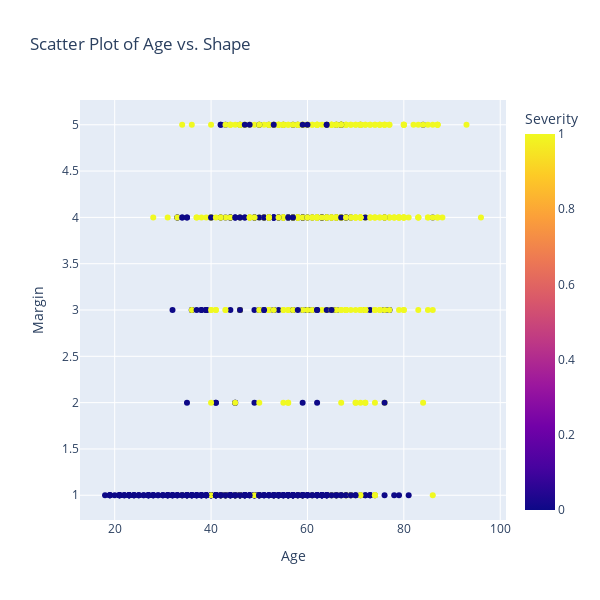
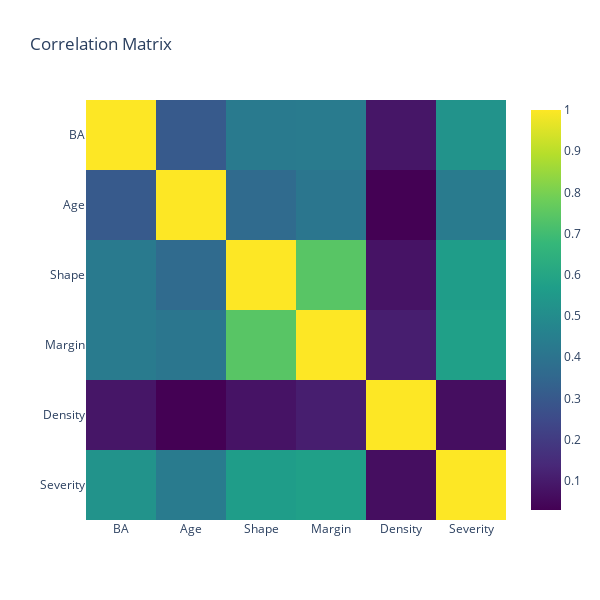
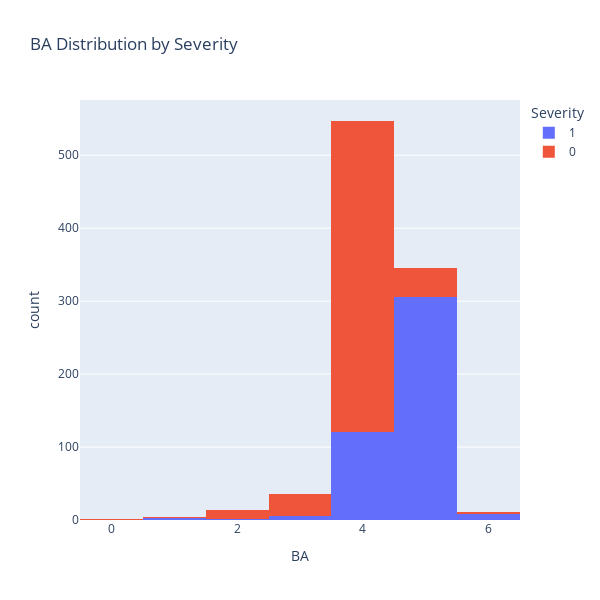
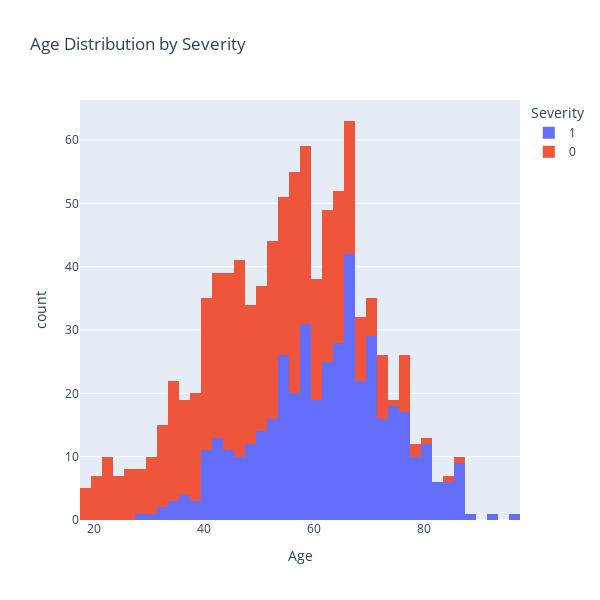

Notebook code cell kept with these figures, in order:
### Code cell
# 1. Scatter Plot
scatter_fig = px.scatter(db, x='Age', y='Margin', color='Severity', title='Scatter Plot of Age vs. Shape')
scatter_fig.show()

# 2. Heatmap/Correlation Matrix
correlation_matrix = db.corr()
heatmap_fig = px.imshow(correlation_matrix, color_continuous_scale='Viridis', title='Correlation Matrix')
heatmap_fig.show()

# 3. Distribution Plot
for column in db.columns:
    distribution_fig = px.histogram(db, x=column, color='Severity', title=column + ' Distribution by Severity')
    distribution_fig.show()

### Figure 1 — Plotly figure (JSON) as saved in the notebook; plotly's stock layout.template omitted (floating-point values rounded to 4 significant figures; data arrays with more than 128 entries replaced by an {"elided": "..."} marker saying what was removed)
{"data": [{"hovertemplate": "Age=%{x}<br>Margin=%{y}<br>Severity=%{marker.color}<extra></extra>", "legendgroup": "", "marker": {"color": {"elided": "961 int values"}, "coloraxis": "coloraxis", "symbol": "circle"}, "mode": "markers", "name": "", "orientation": "v", "showlegend": false, "type": "scatter", "x": {"elided": "961 int values"}, "xaxis": "x", "y": {"elided": "961 int values"}, "yaxis": "y"}], "layout": {"coloraxis": {"colorbar": {"title": {"text": "Severity"}}, "colorscale": [[0, "#0d0887"], [0.1111, "#46039f"], [0.2222, "#7201a8"], [0.3333, "#9c179e"], [0.4444, "#bd3786"], [0.5556, "#d8576b"], [0.6667, "#ed7953"], [0.7778, "#fb9f3a"], [0.8889, "#fdca26"], [1, "#f0f921"]]}, "height": 600, "legend": {"tracegroupgap": 0}, "title": {"text": "Scatter Plot of Age vs. Shape"}, "width": 600, "xaxis": {"anchor": "y", "domain": [0, 1], "title": {"text": "Age"}}, "yaxis": {"anchor": "x", "domain": [0, 1], "title": {"text": "Margin"}}}}

### Figure 2 — Plotly figure (JSON) as saved in the notebook; plotly's stock layout.template omitted (floating-point values rounded to 4 significant figures)
{"data": [{"coloraxis": "coloraxis", "hovertemplate": "x: %{x}<br>y: %{y}<br>color: %{z}<extra></extra>", "name": "0", "type": "heatmap", "x": ["BA", "Age", "Shape", "Margin", "Density", "Severity"], "xaxis": "x", "y": ["BA", "Age", "Shape", "Margin", "Density", "Severity"], "yaxis": "y", "z": [[1, 0.303, 0.4275, 0.4328, 0.08672, 0.5255], [0.303, 1, 0.3641, 0.4114, 0.02895, 0.4321], [0.4275, 0.3641, 1, 0.7422, 0.07867, 0.5633], [0.4328, 0.4114, 0.7422, 1, 0.1094, 0.5749], [0.08672, 0.02895, 0.07867, 0.1094, 1, 0.06401], [0.5255, 0.4321, 0.5633, 0.5749, 0.06401, 1]]}], "layout": {"coloraxis": {"colorscale": [[0, "#440154"], [0.1111, "#482878"], [0.2222, "#3e4989"], [0.3333, "#31688e"], [0.4444, "#26828e"], [0.5556, "#1f9e89"], [0.6667, "#35b779"], [0.7778, "#6ece58"], [0.8889, "#b5de2b"], [1, "#fde725"]]}, "height": 600, "title": {"text": "Correlation Matrix"}, "width": 600, "xaxis": {"anchor": "y", "constrain": "domain", "domain": [0, 1], "scaleanchor": "y"}, "yaxis": {"anchor": "x", "autorange": "reversed", "constrain": "domain", "domain": [0, 1]}}}

### Figure 3 — Plotly figure (JSON) as saved in the notebook; plotly's stock layout.template omitted (floating-point values rounded to 4 significant figures; data arrays with more than 128 entries replaced by an {"elided": "..."} marker saying what was removed)
{"data": [{"alignmentgroup": "True", "bingroup": "x", "hovertemplate": "Severity=1<br>BA=%{x}<br>count=%{y}<extra></extra>", "legendgroup": "1", "marker": {"color": "#636efa", "pattern": {"shape": ""}}, "name": "1", "offsetgroup": "1", "orientation": "v", "showlegend": true, "type": "histogram", "x": {"elided": "445 int values"}, "xaxis": "x", "yaxis": "y"}, {"alignmentgroup": "True", "bingroup": "x", "hovertemplate": "Severity=0<br>BA=%{x}<br>count=%{y}<extra></extra>", "legendgroup": "0", "marker": {"color": "#EF553B", "pattern": {"shape": ""}}, "name": "0", "offsetgroup": "0", "orientation": "v", "showlegend": true, "type": "histogram", "x": {"elided": "516 int values"}, "xaxis": "x", "yaxis": "y"}], "layout": {"barmode": "relative", "height": 600, "legend": {"title": {"text": "Severity"}, "tracegroupgap": 0}, "title": {"text": "BA Distribution by Severity"}, "width": 600, "xaxis": {"anchor": "y", "domain": [0, 1], "title": {"text": "BA"}}, "yaxis": {"anchor": "x", "domain": [0, 1], "title": {"text": "count"}}}}

### Figure 4 — Plotly figure (JSON) as saved in the notebook; plotly's stock layout.template omitted (floating-point values rounded to 4 significant figures; data arrays with more than 128 entries replaced by an {"elided": "..."} marker saying what was removed)
{"data": [{"alignmentgroup": "True", "bingroup": "x", "hovertemplate": "Severity=1<br>Age=%{x}<br>count=%{y}<extra></extra>", "legendgroup": "1", "marker": {"color": "#636efa", "pattern": {"shape": ""}}, "name": "1", "offsetgroup": "1", "orientation": "v", "showlegend": true, "type": "histogram", "x": {"elided": "445 int values"}, "xaxis": "x", "yaxis": "y"}, {"alignmentgroup": "True", "bingroup": "x", "hovertemplate": "Severity=0<br>Age=%{x}<br>count=%{y}<extra></extra>", "legendgroup": "0", "marker": {"color": "#EF553B", "pattern": {"shape": ""}}, "name": "0", "offsetgroup": "0", "orientation": "v", "showlegend": true, "type": "histogram", "x": {"elided": "516 int values"}, "xaxis": "x", "yaxis": "y"}], "layout": {"barmode": "relative", "height": 600, "legend": {"title": {"text": "Severity"}, "tracegroupgap": 0}, "title": {"text": "Age Distribution by Severity"}, "width": 600, "xaxis": {"anchor": "y", "domain": [0, 1], "title": {"text": "Age"}}, "yaxis": {"anchor": "x", "domain": [0, 1], "title": {"text": "count"}}}}
